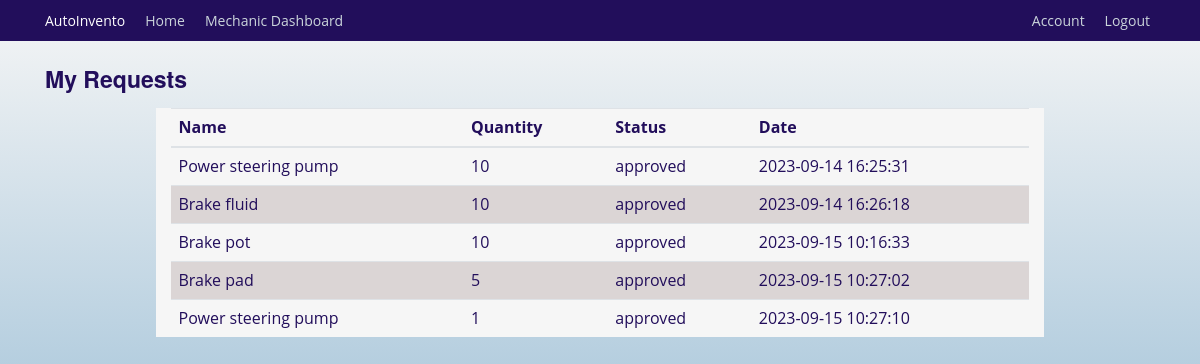
/view_requests (signed in), run on an earlier commit of the app's database.
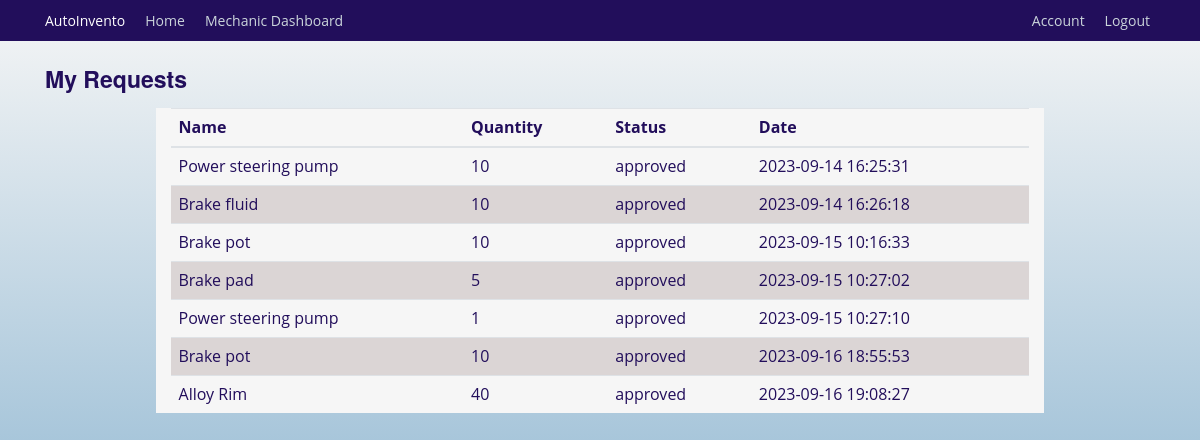
And on a later commit of the database.
### autoinvento/models.py (models this page shows, shortened)
class InventoryRequest(db.Model):
    __tablename__ = 'inventory_request'
    id = db.Column(db.Integer, primary_key=True)
    mechanic_id = db.Column(db.Integer, db.ForeignKey('mechanics.id'), nullable=False)  # User who made the request
    item_id = db.Column(db.Integer, db.ForeignKey('inventory_item.id'), nullable=False)  # Requested item
    quantity_requested = db.Column(db.Integer, nullable=False)
    status = db.Column(db.String(20), default='pending')  # Status can be 'pending', 'approved' or 'rejected'
    request_timestamp = db.Column(db.DateTime, default=db.func.current_timestamp(), nullable=False)
    requester = db.relationship('Mechanics', back_populates='requests', lazy=True)
    requested_item = db.relationship('InventoryItem', back_populates='requests')

class InventoryItem(db.Model):
    id = db.Column(db.Integer, primary_key=True)
    name = db.Column(db.String(128), unique=True, nullable=False, index=True)
    quantity = db.Column(db.Integer, nullable=False)
    category = db.Column(db.String(50), nullable=False)
    low_stock_threshold = db.Column(db.Integer, default=10)
    date_added = db.Column(db.DateTime, default=datetime.utcnow)
    supplier_id = db.Column(db.Integer, db.ForeignKey('supplier.id'))
    supplier = db.relationship('Supplier', back_populates='items')
    usage_logs = db.relationship('UsageLog', back_populates='items', cascade='all, delete-orphan')
    notifications = db.relationship('Notification', back_populates='items', cascade='all, delete-orphan')
    requests = db.relationship('InventoryRequest', back_populates='requested_item')

### autoinvento/users/routes.py (the view)
@users.route('/view_requests', methods=['GET'])
@login_required
def view_requests():
    mechanic_requests = (
        InventoryRequest.query
        .filter_by(mechanic_id=current_user.id)
        .join(InventoryItem)  # Join the InventoryItem table
        .add_columns(InventoryItem.name, InventoryRequest.quantity_requested, InventoryRequest.status, InventoryRequest.request_timestamp)
        .all()
    )
    return render_template('view_requests.html', title='View Requests', requests=mechanic_requests)

### autoinvento/models.py (called while the page is built)
@login_manager.user_loader
def load_user(mechanic_id):
    return Mechanics.query.get(int(mechanic_id))

### autoinvento/templates/view_requests.html
{% extends "base.html" %}
{% block content %}
    <h3 class="mt-4">My Requests</h3>
    <div class="container mt-2 background mt-4">
    <table class="table">
        <thead>
        <tr>
            <th>Name</th>
            <th>Quantity</th>
            <th>Status</th>
            <th>Date</th>
        </tr>
        </thead>
        <tbody>
            {% for request in requests %}
        <tr>
            <td>{{ request.name }}</td>
            <td>{{ request.quantity_requested }}</td>
            <td>{{ request.status }}</td>
            <td>{{ request.request_timestamp }} </td>
        </tr>
        {% endfor %}
        </tbody>
        </table>
    </div>
{% endblock %}

What changed in the data, as far as the page shows it:
added InventoryRequest: name "Brake pot", quantity_requested "10", status "approved", request_timestamp "2023-09-16 18:55:53"
added InventoryRequest: name "Alloy Rim", quantity_requested "40", status "approved", request_timestamp "2023-09-16 19:08:27"
